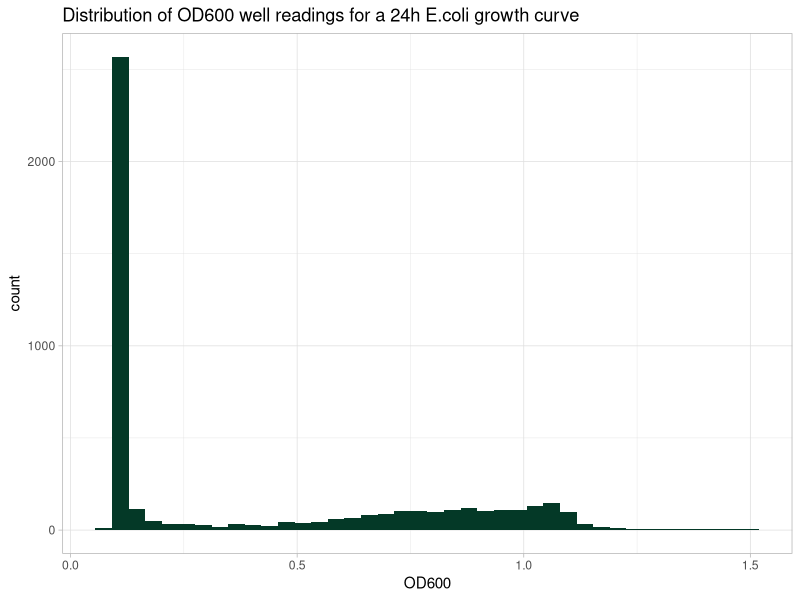
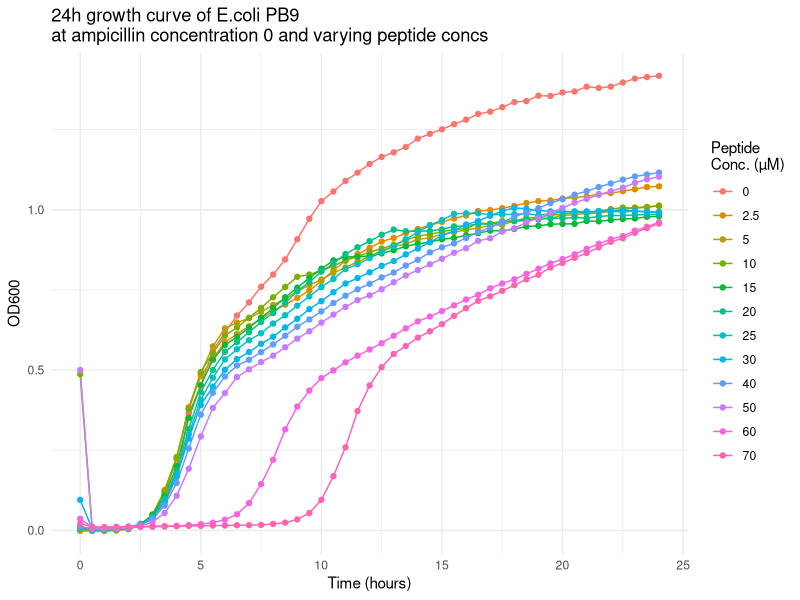
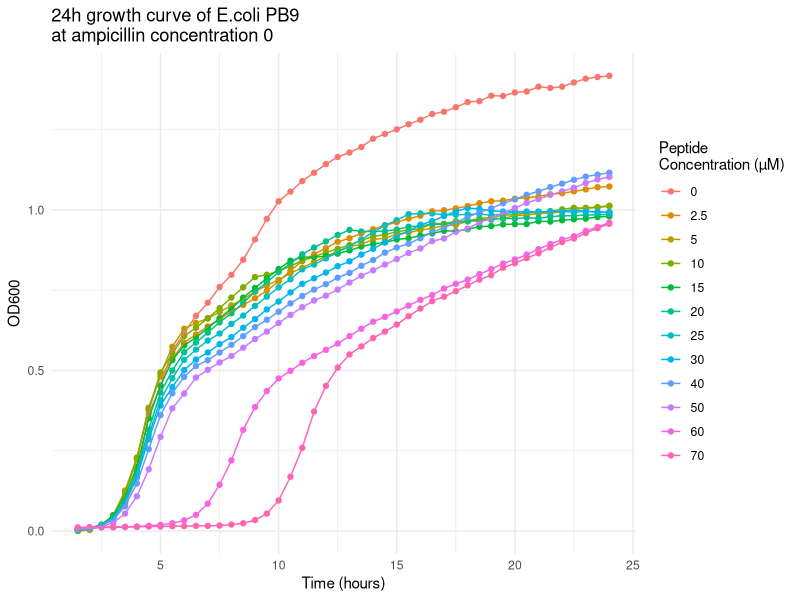
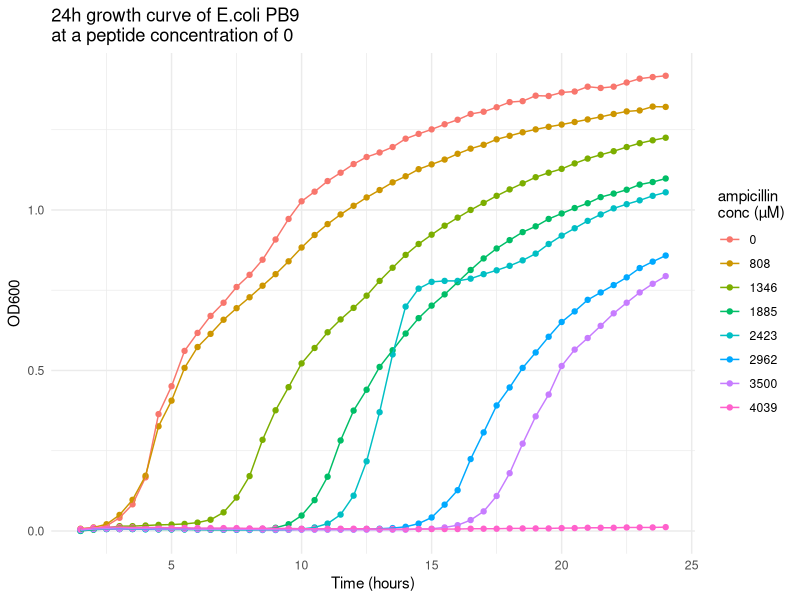

Write R code to recreate these figures, in order. (Note: this script raises an error after producing the figures.)
## ---- chunk 1
library(tidyverse)
library(cowplot)
## ---- chunk 2
#| code-fold: true
OD_time_info <- read_csv(
  "growthcurvedata/checkerboard_PB9_amp_EP6_250219_input.csv", 
                         show_col_types = F) 
head(OD_time_info, 3)
## ---- chunk 3
names(OD_time_info)  #there are time, temperature, and well columns
head(OD_time_info$Time)  #Time column: time is given as hours:minutes:seconds
min(OD_time_info$Time) #starts at 22 seconds
max(OD_time_info$Time / 3600) #ends at 24h and 22s
#Note: the times are in time differences and not numeric.
length(OD_time_info$Time) #49 time readings (every 30min for 24h) as expected.
## ---- chunk 4
#| code-fold: true
makenewtime <- function(df){
  df <- mutate(df, newtime = (as.numeric(df$Time) - df$Time[1]) / 3600)
  df$newtime <- as.numeric(df$newtime)  #recognized as a number, not a time in seconds
  return(df)
  #subtract the seconds because this will change slightly from plate to plate, depending on  how long the plate is shaken for (15 or 20s). Also divide by 3600s/h
}
OD_time_info <- makenewtime(OD_time_info) #column added
print(OD_time_info$newtime)   #looks good.
class(OD_time_info$newtime)
## ---- chunk 5
#| code-fold: true
OD_time_info <- OD_time_info[,-2]  #removing Temp column from data
## ---- chunk 6
#| code-fold: true
OD_time_info[,2:ncol(OD_time_info)] %>% head(3) #each column contains an OD600 reading
## ---- chunk 7
#| code-fold: true
checklength_and_NAs <- function(df){
  for (i in 2:97){
    #checking 49 readings
    if (as.numeric(nrow(df[,i]) != 49)){
      print(paste(
        "length of column", names(df[i]), "is not 49, it's", nrow(df[,i])))
    }
    #checking NAs
    if (sum(is.na(df[,i])) != 0){
      print(paste("column", names(df[i]), "has", sum(is.na(df[,i])), "NAs"))
    }
  }
}
checklength_and_NAs(OD_time_info)
#if nothing prints there are no problems.
## ---- chunk 8
#| code-fold: true
#convert to long format
pivotlong_gc <- function(df){
  df <- pivot_longer(df, cols = A1:H12, 
                      names_to = "well",
                      values_to = "OD600")
  print(df %>% head(3))
  print(paste("nrow: ", nrow(df)))  #this is good because 96 * 49 = 4704
  return(df)
}
long_OD_time_info <- pivotlong_gc(OD_time_info)
## ---- chunk 9
#| code-fold: true
distributionOD <- function(df, title){
 plot <- df %>% 
        ggplot(aes(x = OD600)) +
        geom_histogram(fill = "#043927", bins = 40) +
        labs(title = title) +
        theme_light()
 return(plot)
}
distributionOD(long_OD_time_info, "Distribution of OD600 well readings for a 24h E.coli growth curve")
## ---- chunk 10
#| code-fold: true
addcolumnrow <- function(df){
  df <- mutate(df, row = substr(df$well, start = 1, stop = 1),
                     column = substr(df$well, start = 2, stop = length(df$well)) )
  
  #make it see column numbers as discrete variables (not contiuous), needed for graphing
  df$column <- factor(df$column, levels = df$column[1:12])  
  print(df %>% head(3)) #the 2 new columns are there
  return(df)
}
long_OD_time_info <- addcolumnrow(long_OD_time_info)  
## ---- chunk 11
#| code-fold: true
drugconcs <- read_csv("drugconcs/PB9_drugconcs.csv", show_col_types = F)  
head(drugconcs, 3) #values in uM or ug/mL
## ---- chunk 12
#| code-fold: true
drugconcs <- select(drugconcs, ampconc_uM, pepconc_uM) #remove ug/mL
print(drugconcs)
## ---- chunk 13
#| code-fold: true
adddrugconcs <- function(dfgc, dfdc){
         dfgc <- dfgc %>%  mutate(amp_uM = case_when(
                            dfgc$row == "A" ~ dfdc$ampconc_uM[1],
                            dfgc$row == "B" ~ dfdc$ampconc_uM[2],
                            dfgc$row == "C" ~ dfdc$ampconc_uM[3],
                            dfgc$row == "D" ~ dfdc$ampconc_uM[4],
                            dfgc$row == "E" ~ dfdc$ampconc_uM[5],
                            dfgc$row == "F" ~ dfdc$ampconc_uM[6],
                            dfgc$row == "G" ~ dfdc$ampconc_uM[7],
                            dfgc$row == "H" ~ dfdc$ampconc_uM[8]),
          pep_uM = case_when(dfgc$column == 1 ~ dfdc$pepconc_uM[1],
                             dfgc$column == 2 ~ dfdc$pepconc_uM[2],
                             dfgc$column == 3 ~ dfdc$pepconc_uM[3],
                             dfgc$column == 4 ~ dfdc$pepconc_uM[4],
                             dfgc$column == 5 ~ dfdc$pepconc_uM[5],
                             dfgc$column == 6 ~ dfdc$pepconc_uM[6],
                             dfgc$column == 7 ~ dfdc$pepconc_uM[7],
                             dfgc$column == 8 ~ dfdc$pepconc_uM[8],
                             dfgc$column == 9 ~ dfdc$pepconc_uM[9],
                             dfgc$column == 10 ~ dfdc$pepconc_uM[10],
                             dfgc$column == 11 ~ dfdc$pepconc_uM[11],
                             dfgc$column == 12 ~ dfdc$pepconc_uM[12])
       )
  
    #make these concentrations factors, so the graphs will work properly later!
    #(discrete values!)
    dfgc$amp_uM   <- factor(dfgc$amp_uM, levels = dfgc$amp_uM[seq(1, 96, by=12)])
    dfgc$pep_uM   <- factor(dfgc$pep_uM, levels = na.omit(dfgc$pep_uM[1:12]))       
  
  print(dfgc %>% head(3))
  return(dfgc)
}
long_OD_time_info <- adddrugconcs(long_OD_time_info, drugconcs)   
## ---- chunk 14
#| code-fold: true
bgOD <- read_csv("background/camhb_bg_input.csv", show_col_types = F)
head(bgOD)
## ---- chunk 15
#| code-fold: true
bgOD <- rename(bgOD, row = ...1)   #fix name of column 1, rename it 'row'

#use pivot longer, so this data can be used with above OD_time data
bgOD <- pivot_longer(bgOD, cols = `1`:`12`,
             names_to = "column",
             values_to = "OD600")
print(head(bgOD, 3))  
## ---- chunk 16
#| code-fold: true
bgOD <- mutate(bgOD, well = paste0(row, column))
bgOD[seq(1, 96, by = 12),] #looks good.
## ---- chunk 17
#| code-fold: true
range(bgOD$OD600)
## ---- chunk 18
long_OD_time_info$well[1:96] == bgOD$well  
## ---- chunk 19
long_OD_time_info$OD600 <- long_OD_time_info$OD600 - bgOD$OD600
## ---- chunk 20
range(long_OD_time_info$OD600)  
## ---- chunk 21
#| code-fold: true
rowAplot2 <- long_OD_time_info %>%     #testing plots on one row (row A)
              filter(row == "A") %>%       
              ggplot(aes(x = newtime, y = OD600, color = pep_uM)) +
              geom_line() +
              labs(x = "Time (hours)",
                   title = "24h growth curve of E.coli PB9 \nat ampicillin concentration 0 and varying peptide concs", 
                   color = "Peptide \nConc. (\u00B5M)") +
              geom_point() +
              theme_minimal()
print(rowAplot2)

## ---- chunk 22
#| code-fold: true

makesinglerowplotpep <- function(df, title){
  #no ampicillin row
  p1 <- df%>% 
    filter(amp_uM == 0 & newtime > 1) %>%       
    ggplot(aes(x = newtime, y = OD600, color = pep_uM)) +
    geom_point() +
    labs(x = "Time (hours)", color = "Peptide \nConcentration (\u00B5M)",  title = title) +
    geom_line()  +
    theme_minimal()
  return(p1)
}
makesinglerowplotpep(long_OD_time_info, 
            "24h growth curve of E.coli PB9 \nat ampicillin concentration 0")

makesinglerowplotamp <- function(df, title){
#no peptide column
  p2 <- df %>% 
    filter(pep_uM == 0 & newtime > 1) %>%       
    ggplot(aes(x = newtime, y = OD600, color = amp_uM)) +
    geom_point() +
    labs(x = "Time (hours)", 
         color = "ampicillin \nconc (\u00B5M)",
         title = title) +
    geom_line() +
    theme_minimal()
  print(p2)
}
makesinglerowplotamp(long_OD_time_info, 
            "24h growth curve of E.coli PB9 \nat a peptide concentration of 0")
## ---- chunk 23
#| code-fold: true
make_allwellgc <- function(df, title){

  allwellplot <- df %>% 
    filter(newtime > 1) %>% 
    ggplot(aes(x = newtime, y = OD600)) +
    geom_point(color = "blue", size = 0.2) +
    geom_line(color = "blue", linewidth = 0.5) +
    geom_area(fill = "lightblue") +

    labs(x = "Time (hours)", title = title) +
  
    facet_grid(amp_uM ~ pep_uM, scales = "fixed") + 
    scale_y_continuous(breaks = seq(0, 1.5, 0.5),
                       sec.axis = sec_axis(~ . ,
                                           name = "Ampicillin Concentration (\u00B5M)",
                                           breaks = NULL, labels = NULL)) +
    scale_x_continuous(breaks = seq(0, 24, 4), 
                       sec.axis = sec_axis(~ . , 
                                           name = "Peptide Concentration (\u00B5M)",
                                           breaks = NULL, labels = NULL)) +
  
  
    theme(
      axis.title.x = element_text(size = 12),  # Increase x-axis label
      axis.title.y = element_text(size = 12),   # Increase y-axis label 
      axis.text.x = element_text(size = 4),  # Increase x-axis scale values 
      axis.text.y = element_text(size = 6),   # Increase y-axis scale values
      axis.title.y.right = element_text(size = 12),
      axis.title.x.top = element_text(size = 12),
      plot.margin = unit(c(1, 1, 1, 1), "cm")
    ) 
  return(allwellplot)
}

allwellplot <- make_allwellgc(long_OD_time_info, "Growth curve of checkerboard assay for TEM-1 containing E.coli PB8")

#save plot to put image in quarto file t
ggsave2(plot = allwellplot,
        filename = "plots/PB9_allwellplot.jpeg",
        width = 24, height = 16, units = "cm")
## ---- chunk 24
#| code-fold: true
calculatingarea <- function(data, i){
  #use area of a trapezoid equation to determine area between 2 points, then sum them up
  height <- lead(data$newtime) - data$newtime
  height <- as.numeric(height)  #it was returning it as a difftime object
  base1 <- data$OD600
  base2 <- lead(data$OD600)
  Area <- (base1 + base2)*height/2
  Area <- na.omit(Area)
  return(sum(Area))

}
## ---- chunk 25
#| code-fold: true

wellnums <- unique(long_OD_time_info$well)

areavector <- function(df){
  allareas <- c()
  for (i in 1:(nrow(df)/49)) {
    A <- df %>% 
           filter(well == wellnums[[i]]) %>% 
           calculatingarea(i)
    allareas <- c(allareas, A)
  }
  return(round(allareas, 2))
}
allareas <- areavector(long_OD_time_info)
print(allareas[1:10])
## ---- chunk 26
#| code-fold: true

#now I will add the area data to the original data frame to do some work with it.
long_OD_time_info <- long_OD_time_info %>% 
                       mutate(area = rep(allareas, 49)) 
#because area values correspond to the same order as well numbers, can just multiply them to match the same length. 
## ---- chunk 27
#| code-fold: true

long_OD_time_info %>% 
  filter(well == "A1") %>% 
  select(area) %>% 
  unique() %>% 
  length()
## ---- chunk 28
#| code-fold: true
makeheatmap <- function(df, title){
  
#first I'm going to change the direction of the ampicillin factor, because I am used to visualizing checkerbaords with (0,0) in the top left corner.
  df$amp_uM <- factor(df$amp_uM, levels = rev(unique(df$amp_uM)))
  
  df%>% 
    ggplot(aes(x = pep_uM, y = amp_uM, fill = area)) +
    geom_tile() +
    scale_x_discrete(position = "top") +
    labs(x = "Peptide Concentration (\u00B5M)", 
         y = "Ampicillin Concentration (\u00B5M)",
         fill = "Area",
         title = title) +
    theme(
    panel.background = element_blank(),  #this removes gray around the edges
    plot.background  = element_blank(),
    panel.border     = element_blank(),
    plot.title = element_text(size = 10)
    )
}

PB9_hmap <- makeheatmap(long_OD_time_info, 
            title = "Heatmap of area under the curve for each well in a Checkerboard \nfor TEM-1 ncontaining E.coli PB9")
#PB9_hmap

#saving image
ggsave2(plot = PB9_hmap, filename = "plots/PB9_hmap.jpeg", width = 12, height = 8, units = "cm")
## ---- chunk 29
#| code-fold: true
MG1655_gc <- read_csv("./growthcurvedata/checkerboard_MG1655_amp_EP6_250123_input.csv", show_col_types = F)
names(MG1655_gc)
## ---- chunk 30
#| code-fold: true

MG1655_gc <- MG1655_gc[,-2] #remove Temp column because it's useless
checklength_and_NAs(MG1655_gc) #no NAs, all columns are 49 timepoints.
## ---- chunk 31
#| code-fold: true

MG1655_gc <- makenewtime(MG1655_gc)  #make newtime column
MG1655_gc <- pivotlong_gc(MG1655_gc) #pivot longer
MG1655_gc <- addcolumnrow(MG1655_gc) #add column and row columns
## ---- chunk 32
#| code-fold: true

MG1655drugconcs <- read_csv("drugconcs/MG1655_drugconcs.csv", show_col_types = F) #read in drug concs
head(MG1655drugconcs) 
## ---- chunk 33
#| code-fold: true

MG1655_gc <- adddrugconcs(MG1655_gc, MG1655drugconcs)  #looks good.
## ---- chunk 34
#| code-fold: true

MG1655_gc$OD600 <- MG1655_gc$OD600 - bgOD$OD600
range(MG1655_gc$OD600) #looks good (a little below 0 is fine)
## ---- chunk 35
#| code-fold: true

MG1655_gc <- na.omit(MG1655_gc)
## ---- chunk 36
#| code-fold: true

makesinglerowplotamp(MG1655_gc, 
                   title = "24h growth curve of E.coli MG1655 control strain \ntreated without peptide")
## ---- chunk 37
#| code-fold: true

makesinglerowplotpep(MG1655_gc,
                     title = "24h growth curve of E.coli MG1655 control strain \ntreated without ampicillin")
## ---- chunk 38
#| code-fold: true
MG1655plot <- make_allwellgc(MG1655_gc,
                 title = "24h Growth curve of Checkerboard assay for MG1655 control strain.")
ggsave2(plot = MG1655plot, filename = "plots/MG1655_allwellplot.jpeg",  width = 24, height = 16, units = "cm")
## ---- chunk 39
#| code-fold: true
wellnums <- unique(MG1655_gc$well)
MG1655areas <- areavector(MG1655_gc)
MG1655areas 
length(MG1655areas) 
range(MG1655areas)  #this all looks good.
MG1655_gc <- MG1655_gc %>%  mutate(area = rep(MG1655areas, 49))   #adding area to df
MG1655_gc %>% head()  #looks good
## ---- chunk 40
#| code-fold: true
MG1655_hmap <- makeheatmap(MG1655_gc, 
                            title = "Heatmap of area under the curve \nfor each well in Checkerboard for MG1655 E.coli") 
ggsave2(plot = MG1655_hmap, filename = "plots/MG1655_hmap.jpeg", width = 12, height = 8, units = "cm")
